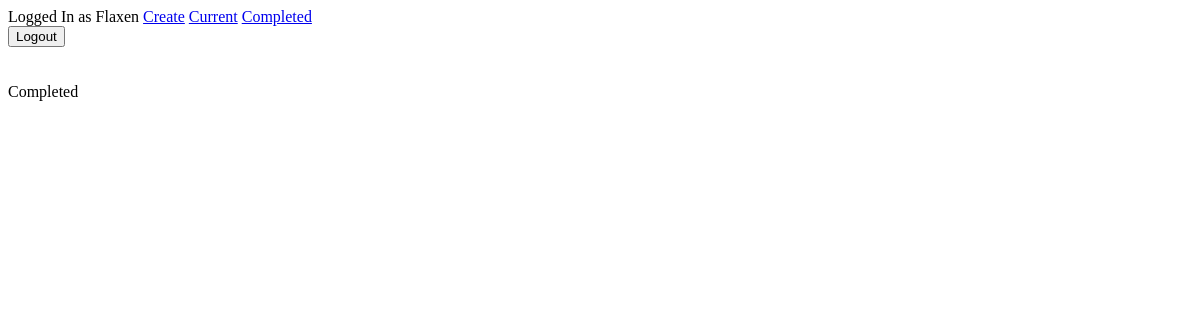
The app's page /completed/ (signed in), older data.
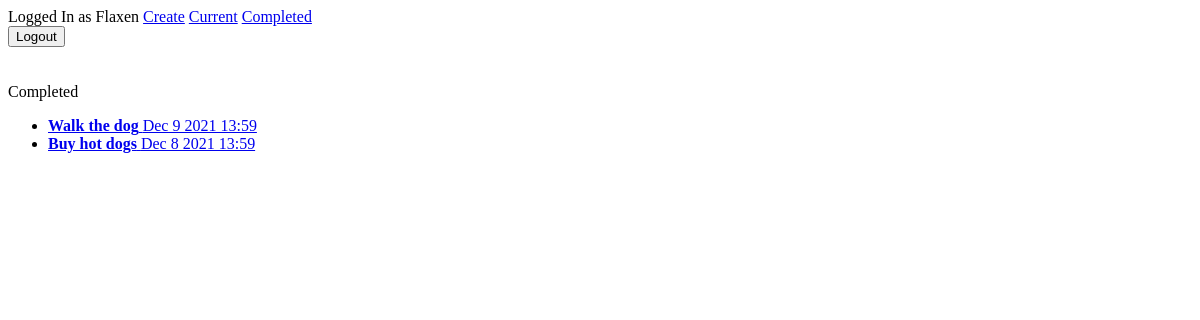
The same page, newer data.
### todo/models.py (models this page shows, shortened)
class ToDo(models.Model):
    title = models.CharField(max_length=100)
    memo = models.TextField(blank=True)
    created = models.DateTimeField(auto_now_add=True)
    date_completed = models.DateTimeField(null=True, blank=True)
    important = models.BooleanField(default=False)
    user = models.ForeignKey(User, on_delete=models.CASCADE)

### todo/views.py (the view)
# urls.py: path('completed/', views.completedtodos, name='completedtodos'),
@login_required
def completedtodos(request):
    todos = ToDo.objects.filter(user=request.user, date_completed__isnull=False).order_by('-date_completed')
    return render(request, 'todo/completedtodos.html', {'todos': todos})

### templates/todo/completedtodos.html (shortened to what this page needs)
{% extends 'todo/base.html' %}
{% block content %}
    Completed
    <ul>
    {% for todo in todos %}
    <li>
    <a href="{% url 'viewtodo'  todo.id  %}">
        {% if todo.important %}<b>{% endif %}
        {{ todo.title }}{% if todo.important %}</b>{% endif %}
        {{ todo.date_completed|date:'M j Y H:i' }}
    </a>
    </li>
    {% endfor %}
    </ul>
{% endblock %}

### templates/todo/base.html (shortened to what this page needs)
<!DOCTYPE html>
<html lang="en">
<head>
</head>
<body>
{% if user.is_authenticated %}
    Logged In as {{ user.username }}
    <a href="{% url 'createtodo' %}">Create</a>
    <a href="{% url 'currenttodos' %}">Current</a>
    <a href="{% url 'completedtodos' %}">Completed</a>
    <form action="{% url 'logoutuser' %}" method="POST">
        <button type="submit">Logout</button>
    </form>
{% else %}
    <a href="{% url 'signupuser' %}">Sign Up</a>
    <a href="{% url 'loginuser' %}">Login</a>
{% endif %}
<br>
<br>
{% block content %}
{% endblock %}
</body>
</html>

Row changes from the older to the newer data that the page shows:
now on this page (row edited): ToDo: title "Walk the dog", date_completed "Dec 9 2021 13:59"
added ToDo: title "Buy hot dogs", date_completed "Dec 8 2021 13:59"
